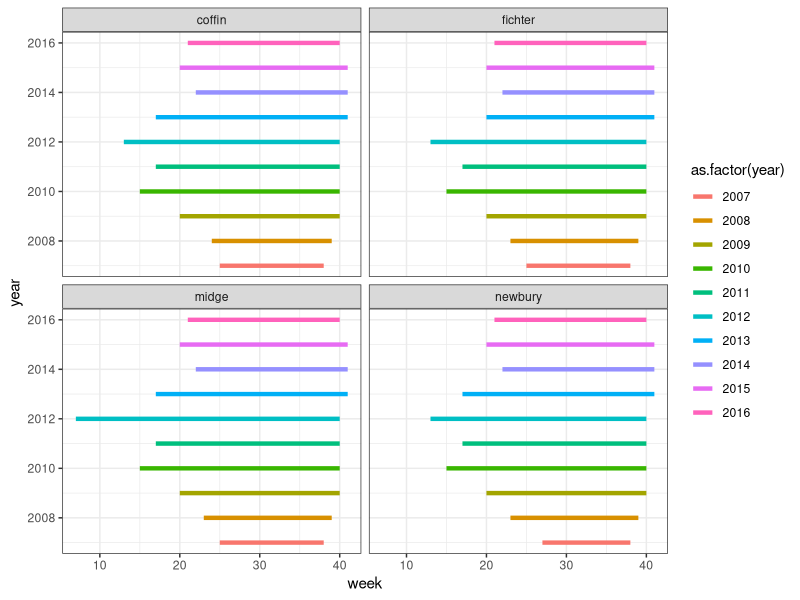
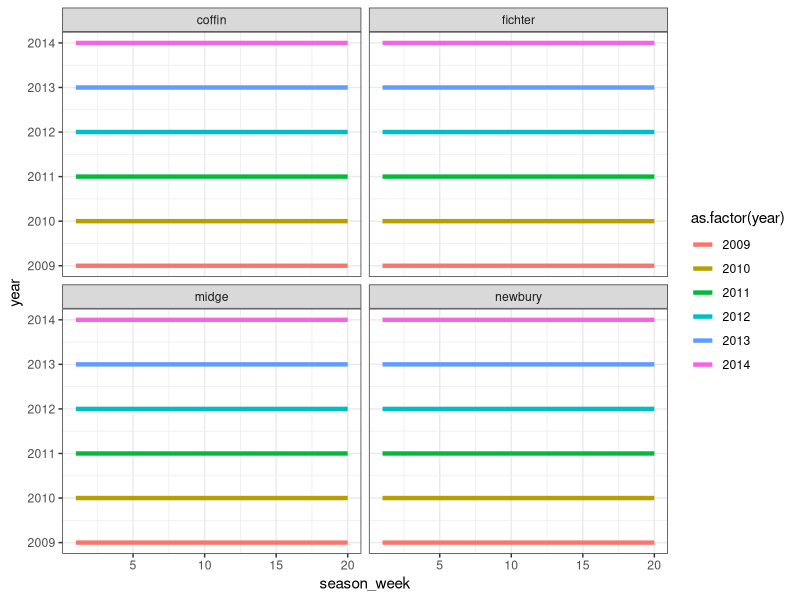

The R source for these figures, in order:
#Data Wrangling for Model Runs
#Author: Mary Lofton
#Date: 12APR19

#Purpose: align all years and sites to have the same number of sampling weeks starting and ending
#at the same time of year so we can run a logistic model in JAGS year-by-year

#then make a k by j matrix for driver data and environmental inputs

library(tidyverse)
library(lubridate)

dat <- read_csv("./Datasets/Sunapee/SummarizedData/All_Sites_Gloeo_light_wtrtemp_airtemp.csv")

season <- ggplot(data = dat, aes(x = week, y = year, colour = as.factor(year), group = year))+
  geom_line(size = 1.5)+
  facet_wrap(~site, ncol = 2, nrow = 2)+
  theme_bw()
season

cleaned_dat <- dat %>%
  mutate(week = week(date),
         dayofyr = yday(date)) %>%
  filter(year %in% 2009:2014 & (week %in% 21:40 | dayofyr == 283))

bad_dates <- as.Date(c("2009-05-21","2009-05-28","2009-06-18",
                       "2009-09-03","2009-09-10","2009-09-17",
                       "2009-10-01","2010-05-27","2010-06-03","2010-06-17","2011-06-09",
                       "2012-10-04","2013-07-04","2013-09-12","2013-09-19","2013-09-26",
                       "2013-10-03","2014-05-22","2014-07-03","2014-07-10","2014-07-24",
                       "2014-07-31","2014-08-07","2014-08-14","2014-08-21", "2014-08-28",
                       "2014-09-11","2014-09-18","2014-10-02","2013-10-10"))

cleaned_dat1 <- cleaned_dat[-c(193:194),] %>%
  filter(!date %in% bad_dates) %>%
  arrange(year,date,site) %>%
  mutate(season_week = rep(c(1:20),times = 6, each = 4))

write.csv(cleaned_dat1, file = "./Datasets/Sunapee/SummarizedData/seasonal_data_temp.csv", row.names = FALSE)

years <- c(2009:2014)

for (i in 1:length(years)){
  check <- cleaned_dat1 %>% filter(year == years[2])
  print(length(unique(check$date)))
}

#ok. 2009 is missing values for wk of 6-10 and wk of 9-28
#2010 has one week where 2 sites were samples 9-22 and 
#2 sites were samples 9-23 (so still 20 wks)
#2014 is missing one observation at newbury wk of 7-17

#now the tedious process of cleaning week-by-week


         
#check <- cleaned_dat1 %>% filter(is.na(TOBS))
#length == 0 == HOORAY!

season_check <- ggplot(data = cleaned_dat1, aes(x = season_week, y = year, colour = as.factor(year), group = year))+
  geom_line(size = 1.5)+
  facet_wrap(~site, ncol = 2, nrow = 2)+
  theme_bw()
season_check



#get in shape for seasonal for-loop
gloeo_seasonal <- cleaned_dat1 %>%
  filter(site == "midge") %>%
  select(year, season_week, totalperL) %>%
  mutate(totalperL = round(totalperL*141.3707)) %>%
  spread(key = season_week, value = totalperL) %>%
  select(-year)

colnames(gloeo_seasonal) <- paste("wk", colnames(gloeo_seasonal), sep = "_")

write.csv(gloeo_seasonal, "./Datasets/Sunapee/SummarizedData/Midge_year_by_week_Gloeocount_22JUL19.csv", row.names = FALSE)


#same thing for temp
temp_seasonal <- cleaned_dat1 %>%
  filter(site == "midge") %>%
  select(year, season_week, TOBS) %>%
  spread(key = season_week, value = TOBS) %>%
  select(-year)

colnames(temp_seasonal) <- paste("wk", colnames(temp_seasonal), sep = "_")

write.csv(temp_seasonal, "./Datasets/Sunapee/SummarizedData/Midge_year_by_week_airtemp_22JUL19.csv", row.names = FALSE)



#####################################################################
#cleaning for continuous model
dat <- read_csv("./Datasets/Sunapee/SummarizedData/All_Sites_Gloeo_light_wtrtemp-Final.csv") %>%
  select(site, date, year, week, totalperL)

years <- c(2007:2017)
years_rep <- rep(years, each = 52)
weeks <- c(1:52)
weeks_rep <- rep(weeks, times = 11)

cont <- tibble(years_rep, weeks_rep) %>%
  mutate(Coffin = "Coffin",
         Fichter = "Fichter",
         Midge = "Midge",
         Newbury = "Newbury") %>%
  gather(Coffin:Newbury, key = "site", value = "id") %>%
  select(-id) %>%
  rename(year = years_rep, week = weeks_rep)

cont2 <- left_join(cont, dat, by = c("site","year","week"))

write.csv(cont2, "./Datasets/Sunapee/SummarizedData/All_Sites_Gloeo_light_wtrtemp-Continuous_17APR19.csv", row.names = FALSE)



